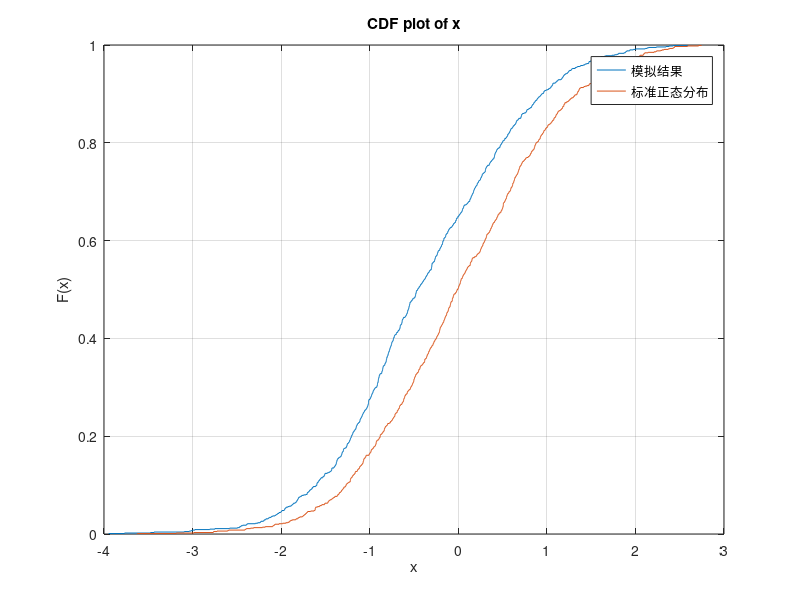

Write the MATLAB code that produced this figure.
clear,clc
N=1000;
for i=1:N
    T=50;
    white_noise=normrnd(0,2,1,T);
    fz=0;pfh=0;y=[];y(1)=0;
    for j=1:T
        y(j+1)=y(j)+white_noise(j);
        fz=fz+y(j)*white_noise(j);
        pfh=pfh+y(j)^2;
    end
    [p,pint,~,~,~]=regress(y(2:T+1)',y(1:T)');
    sigm2=0;
    for j=1:T
        sigm2=sigm2+((y(j+1)-p*y(j))^2)/(T-1);
    end
    tjlt(i)=fz/(sqrt(sigm2*pfh));
end
cdfplot(tjlt)
hold on
yzt=normrnd(0,1,1,N);
cdfplot(yzt)
legend('模拟结果','标准正态分布')